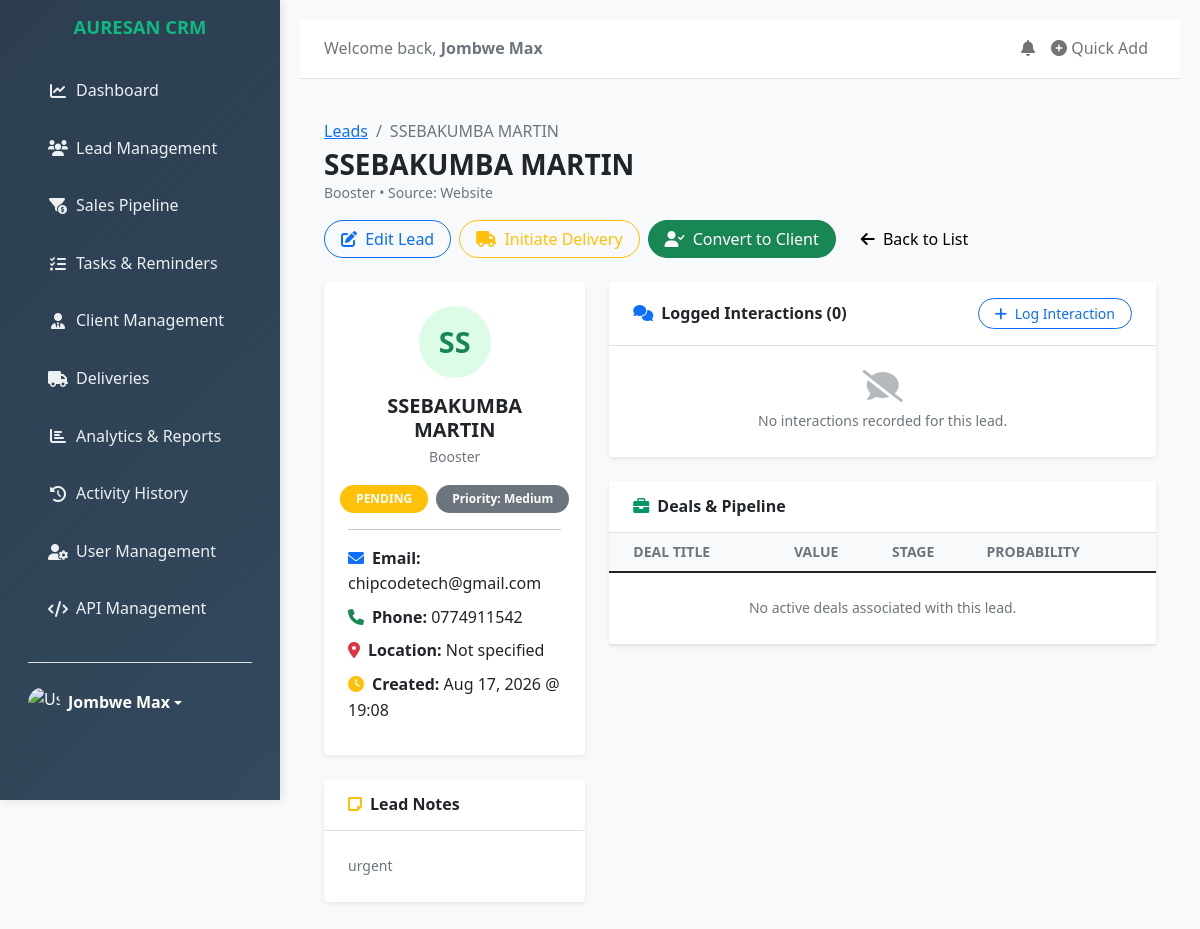
The page /leads/10/ (signed in) on the database as committed earlier.
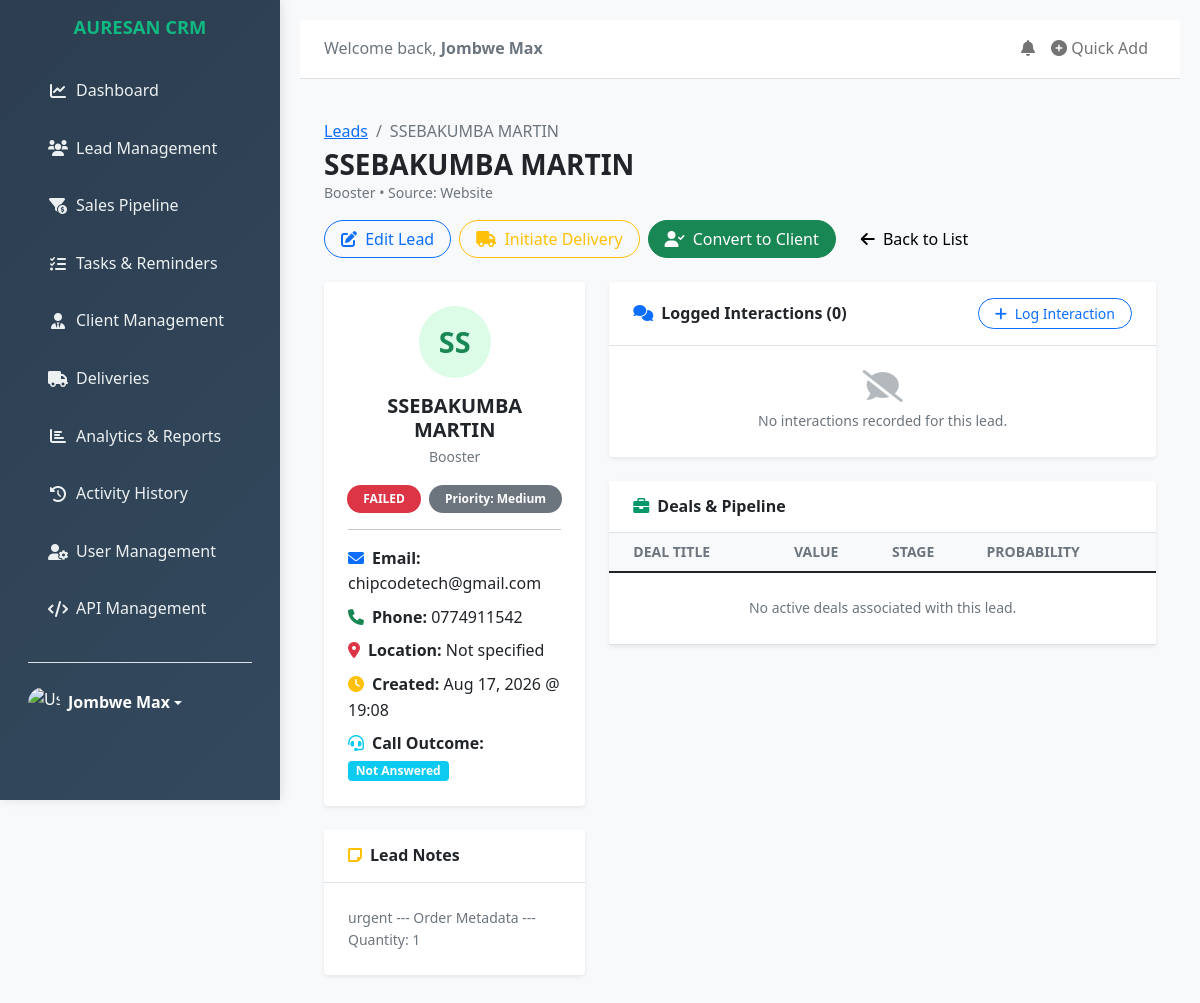
The same page on the database as committed later.
### customerleads/models.py (models this page shows, shortened)
class Lead(models.Model):
    STATUS_CHOICES = [
        ('pending', 'Pending'),
        ('new', 'New'),
        ('contacted', 'Contacted'),
        ('qualified', 'Qualified'),
        ('proposal', 'Proposal Sent'),
        ('negotiation', 'In Negotiation'),
        ('closed', 'Closed/Won'),
        ('lost', 'Closed/Lost'),
        ('confirmed', 'Confirmed'),
        ('unreachable', 'Unreachable'),
        ('failed', 'Failed'),
        ('not_answered', 'Not Answered'),
    ]
    PRIORITY_CHOICES = [
        ('low', 'Low'),
        ('medium', 'Medium'),
        ('high', 'High'),
    ]
    SOURCE_CHOICES = [
        ('website', 'Website'),
        ('referral', 'Referral'),
        ('social_media', 'Social Media'),
        ('email', 'Email Campaign'),
        ('event', 'Event'),
        ('other', 'Other'),
    ]
    name = models.CharField(max_length=100)
    email = models.EmailField()
    phone = models.CharField(max_length=20, blank=True)
    company = models.CharField(max_length=100, blank=True)
    status = models.CharField(max_length=20, choices=STATUS_CHOICES, default='new')
    priority = models.CharField(max_length=10, choices=PRIORITY_CHOICES, default='medium')
    source = models.CharField(max_length=20, choices=SOURCE_CHOICES, default='website')
    latitude = models.FloatField(null=True, blank=True)
    longitude = models.FloatField(null=True, blank=True)
    CALL_OUTCOME_CHOICES = [
        ('success', 'Confirmed'),
        ('unreachable', 'Unreachable'),
        ('failed', 'Failed'),
        ('not_answered', 'Not Answered'),
    ]
    call_outcome = models.CharField(max_length=20, choices=CALL_OUTCOME_CHOICES, null=True, blank=True)
    call_outcome_notes = models.TextField(blank=True)
    quantity = models.PositiveIntegerField(null=True, blank=True)
    total = models.DecimalField(max_digits=12, decimal_places=2, null=True, blank=True)
    address = models.TextField(blank=True)
    delivery_time = models.CharField(max_length=100, blank=True)
    sex = models.CharField(max_length=20, blank=True, verbose_name="Gender")
    age = models.PositiveIntegerField(null=True, blank=True)
    cancellation_reason = models.TextField(blank=True)
    return_reason = models.TextField(blank=True)
    spam_reason = models.TextField(blank=True)
    comment = models.TextField(blank=True)                    # ← Added this
    additional_field_14 = models.TextField(blank=True, verbose_name="Additional Field #14")
    notes = models.TextField(blank=True)
    created_by = models.ForeignKey(settings.AUTH_USER_MODEL, on_delete=models.CASCADE, related_name='leads')
    created_at = models.DateTimeField(auto_now_add=True)
    updated_at = models.DateTimeField(auto_now=True)
    class Meta:
        ordering = ['-created_at']
        verbose_name = "Lead"
        verbose_name_plural = "Leads"
    def get_status_color(self):
        return {
            'pending': 'warning',
            'new': 'primary',
            'contacted': 'info',
            'qualified': 'success',
            'proposal': 'warning',
            'negotiation': 'primary',
            'closed': 'success',
            'lost': 'danger',
            'confirmed': 'success',
            'unreachable': 'warning',
            'failed': 'danger',
            'not_answered': 'secondary',
        }.get(self.status, 'secondary')

### customerleads/views.py (the view)
# urls.py: path('leads/<int:pk>/', views.LeadDetailView.as_view(), name='lead_detail'),
class LeadDetailView(LoginRequiredMixin, DetailView):
    model = Lead
    template_name = 'leads/lead_detail.html'
    context_object_name = 'lead'

### customerleads/context_processors.py (called while the page is built)
def login_form_processor(request):
    if not request.user.is_authenticated:
        return {'login_form': AuthenticationForm()}
    return {}

### customerleads/models.py (called while the page is built)
    def get_full_name(self):
        full_name = f"{self.first_name} {self.last_name}".strip()
        return full_name if full_name else self.username

### customerleads/templates/leads/lead_detail.html (shortened to what the changed rows need)
{% extends "base.html" %}
{% block content %}
<div class="container-fluid py-3">
    <div class="d-flex justify-content-between align-items-center flex-wrap gap-3 mb-4">
        <div>
            <nav aria-label="breadcrumb">
                <ol class="breadcrumb mb-1">
                    <li class="breadcrumb-item"><a href="{% url 'leads' %}">Leads</a></li>
                    <li class="breadcrumb-item active" aria-current="page">{{ lead.name }}</li>
                </ol>
            </nav>
            <h2 class="h3 fw-bold mb-0 text-dark">{{ lead.name }}</h2>
            <p class="text-muted small mb-0">{{ lead.company|default:"Individual Customer" }} &bull; Source: <span class="text-capitalize">{{ lead.get_source_display }}</span></p>
        </div>
    </div>
    <div class="row g-4">
        <div class="col-lg-4">
            <div class="card border-0 shadow-sm rounded-4 mb-4 bg-white">
                <div class="card-body p-4 text-center">
                    <div class="avatar-circle rounded-circle bg-emerald bg-opacity-10 text-success fw-bold d-flex align-items-center justify-content-center mx-auto mb-3" style="width: 72px; height: 72px; font-size: 1.8rem; background: #dcfce7; color: #059669;">
                        {{ lead.name|slice:":2"|upper }}
                    </div>
                    <h5 class="fw-bold text-dark mb-1">{{ lead.name }}</h5>
                    <p class="text-muted small mb-3">{{ lead.company|default:"No Company Listed" }}</p>
                    <div class="d-flex justify-content-center gap-2 mb-3">
                        <span class="badge bg-{{ lead.get_status_color }} px-3 py-2 rounded-pill text-uppercase">{{ lead.get_status_display }}</span>
                        <span class="badge bg-secondary px-3 py-2 rounded-pill text-capitalize">Priority: {{ lead.priority }}</span>
                    </div>
                    <hr class="my-3">
                    <div class="text-start">
                        <p class="mb-2"><strong><i class="fas fa-envelope me-2 text-primary"></i>Email:</strong> {{ lead.email|default:"N/A" }}</p>
                        <p class="mb-2"><strong><i class="fas fa-phone me-2 text-success"></i>Phone:</strong> {{ lead.phone|default:"N/A" }}</p>
                        <p class="mb-2"><strong><i class="fas fa-map-marker-alt me-2 text-danger"></i>Location:</strong> {{ lead.address|default:"Not specified" }}</p>
                        <p class="mb-2"><strong><i class="fas fa-clock me-2 text-warning"></i>Created:</strong> {{ lead.created_at|date:"M d, Y @ H:i" }}</p>
                        {% if lead.call_outcome %}
                        <p class="mb-0"><strong><i class="fas fa-headset me-2 text-info"></i>Call Outcome:</strong> <span class="badge bg-info text-white">{{ lead.get_call_outcome_display }}</span></p>
                        {% endif %}
                    </div>
                </div>
            </div>
            <div class="card border-0 shadow-sm rounded-4 bg-white">
                <div class="card-body p-4">
                    <p class="text-secondary small mb-0">{{ lead.notes|default:lead.comment|default:"No notes added for this lead yet." }}</p>
                </div>
            </div>
        </div>
        <div class="col-lg-8">
            <div class="card border-0 shadow-sm rounded-4 mb-4 bg-white">
                <div class="card-header bg-white border-bottom py-3 px-4 d-flex justify-content-between align-items-center">
                    <h6 class="fw-bold mb-0"><i class="fas fa-comments me-2 text-primary"></i>Logged Interactions ({{ lead.interactions.count }})</h6>
                    <a href="{% url 'interaction_create' %}" class="btn btn-sm btn-outline-primary rounded-pill px-3">
                        <i class="fas fa-plus me-1"></i> Log Interaction
                    </a>
                </div>
            </div>
            <div class="card border-0 shadow-sm rounded-4 bg-white">
                <div class="card-body p-0">
                    <div class="table-responsive">
                        <table class="table align-middle mb-0">
                            <thead class="bg-light small text-uppercase text-muted">
                                <tr>
                                    <th class="ps-4">Deal Title</th>
                                    <th>Value</th>
                                    <th>Stage</th>
                                    <th>Probability</th>
                                </tr>
                            </thead>
                        </table>
                    </div>
                </div>
            </div>
        </div>
    </div>
</div>
{% endblock %}

Rows that differ between the two databases and show on the page:
changed Lead "SS": status "PENDING" → "FAILED"; call_outcome (not shown) → "Not Answered"; notes "urgent" → "urgent --- Order Metadata --- Quantity: 1"
Other text that changed with them:
text now shown: "Call Outcome:"
